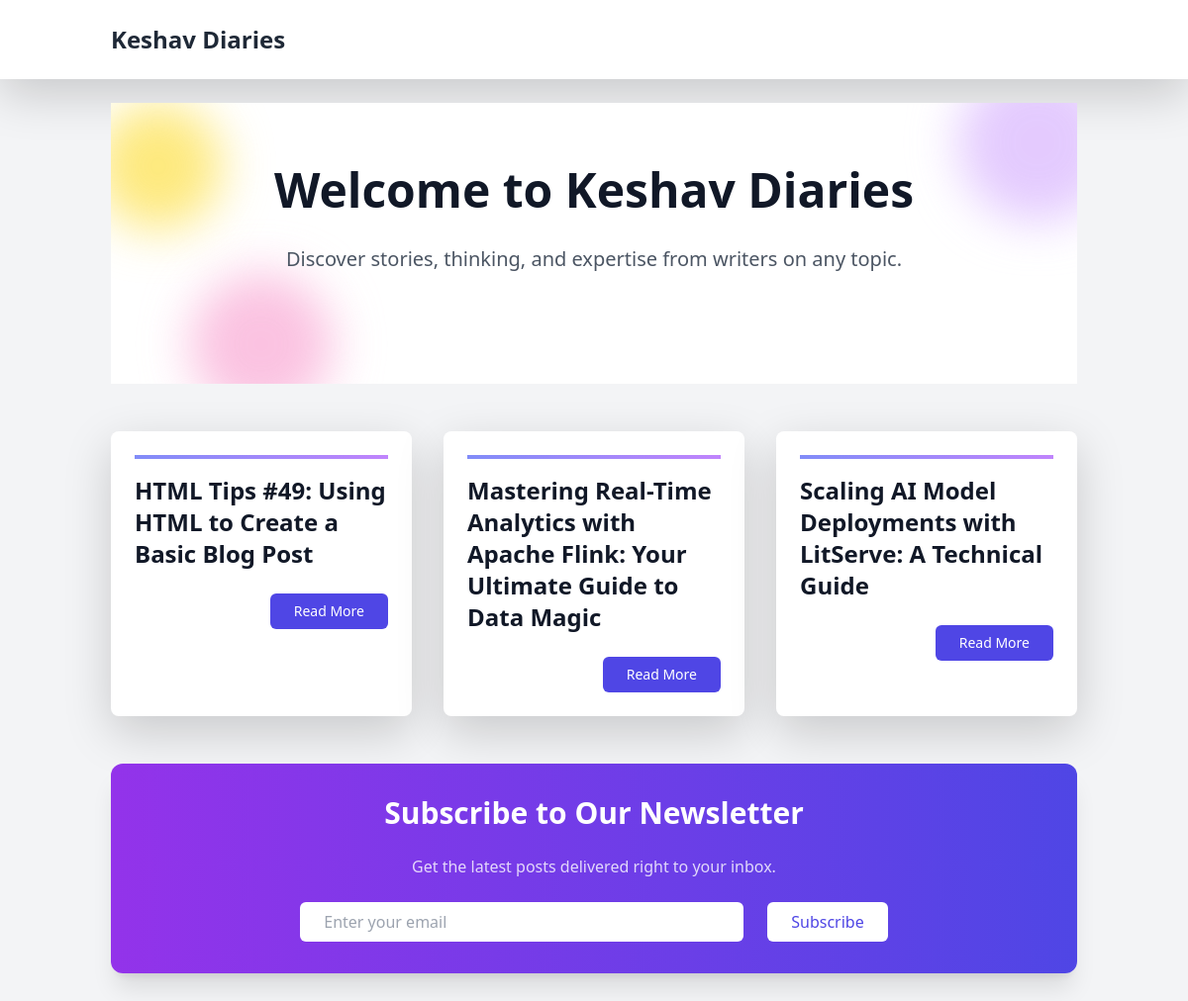
The page / on the database its author committed.
### blog/models.py (models this page shows, shortened)
class Post(models.Model):
    title = models.CharField(max_length=200)
    content = models.TextField()
    excerpt = models.TextField(max_length=200, blank=True)
    created_date = models.DateTimeField(default=timezone.now)
    class Meta:
        ordering = ['-created_date']

### blog/views.py (the view)
# urls.py: path('', views.home, name='home'),
def home(request):
    latest_posts = Post.objects.all()[:6]  # Limit to 6 posts for the grid
    context = {
        'posts': latest_posts,
        'featured_post': latest_posts.first() if latest_posts else None,
    }
    return render(request, 'home.html', context)

### templates/home.html (shortened to what this page needs)
{% extends "base.html" %} {% block title %}Welcome to Keshav Diaries{% endblock title %} {% block content %}
<div class="relative overflow-hidden bg-white">
  <div
    class="absolute -top-10 -right-10 w-40 h-40 bg-purple-300 rounded-full mix-blend-multiply filter blur-xl opacity-70 animate-blob"
  ></div>
  <div
    class="absolute top-0 -left-4 w-32 h-32 bg-yellow-300 rounded-full mix-blend-multiply filter blur-xl opacity-70 animate-blob animation-delay-2000"
  ></div>
  <div
    class="absolute -bottom-8 left-20 w-36 h-36 bg-pink-300 rounded-full mix-blend-multiply filter blur-xl opacity-70 animate-blob animation-delay-4000"
  ></div>
  <div class="relative px-4 py-16 sm:px-6 lg:px-8">
    <h1
      class="text-5xl font-extrabold text-gray-900 text-center mb-8 animate-fade-in-down"
    >
      Welcome to Keshav Diaries
    </h1>
    <p
      class="text-xl text-gray-600 text-center max-w-2xl mx-auto mb-12 animate-fade-in-up"
    >
      Discover stories, thinking, and expertise from writers on any topic.
    </p>
  </div>
</div>
<div class="grid grid-cols-1 md:grid-cols-2 lg:grid-cols-3 gap-8 my-12">
  {% for post in posts %}
  <article
    class="bg-white rounded-lg shadow-lg overflow-hidden transform hover:scale-105 transition-transform duration-300"
  >
    <div class="p-6">
      <div class="shape-top"></div>
      <h2 class="text-2xl font-bold text-gray-900 mb-4">{{ post.title }}</h2>
      <div class="flex items-center justify-between">
        <a
          href="{% url 'blog:post_detail' post.pk %}"
          class="inline-flex items-center px-4 py-2 bg-indigo-600 hover:bg-indigo-700 text-white text-sm font-medium rounded-md transition-colors duration-300"
        >
          Read More
        </a>
      </div>
    </div>
  </article>
  {% endfor %}
</div>
<div
  class="bg-gradient-to-r from-purple-600 to-indigo-600 rounded-xl shadow-xl p-8 my-12 transform hover:scale-102 transition-transform duration-300"
>
  <div class="max-w-2xl mx-auto text-center">
    <h2 class="text-3xl font-bold text-white mb-4">
      Subscribe to Our Newsletter
    </h2>
    <p class="text-white/80 mb-6">
      Get the latest posts delivered right to your inbox.
    </p>
    <form class="flex flex-col sm:flex-row gap-4 justify-center">
      <input
        type="email"
        placeholder="Enter your email"
        class="px-4 py-2 rounded-md focus:outline-none focus:ring-2 focus:ring-white/50 flex-1 max-w-md"
      />
      <button
        type="submit"
        class="px-6 py-2 bg-white text-indigo-600 rounded-md hover:bg-gray-100 transition-colors duration-300"
      >
        Subscribe
      </button>
    </form>
  </div>
</div>
{% endblock content %}

### templates/home.html (style rules this page uses)
.animate-blob { animation: blob 7s infinite; }
.animation-delay-2000 { animation-delay: 2s; }
.animation-delay-4000 { animation-delay: 4s; }
.animate-fade-in-down { animation: fadeInDown 1s ease-out; }
.animate-fade-in-up { animation: fadeInUp 1s ease-out; }
.shape-top { height: 4px; background: linear-gradient(to right, #818cf8, #c084fc); margin-bottom: 1rem; }

### rows shown on the page
Post: title "HTML Tips #49: Using HTML to Create a Basic Blog Post"
Post: title "Mastering Real-Time Analytics with Apache Flink: Your Ultimate Guide to Data Magic"
Post: title "Scaling AI Model Deployments with LitServe: A Technical Guide"
